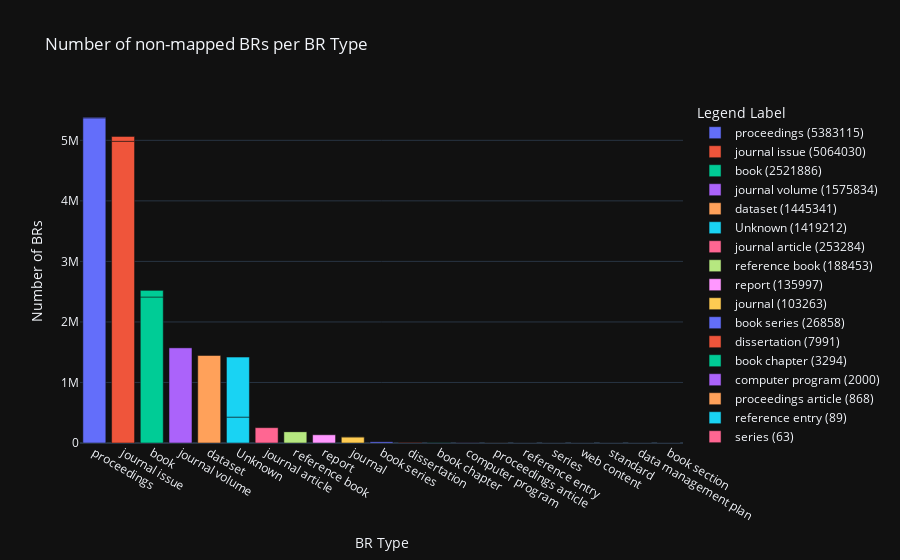

Here is the notebook cell this chart was saved with:
### Code cell
# Create a DataFrame to make it easier to work with the data
df = pd.DataFrame(analysis_results).T  # Transpose the DataFrame to have 'br types' as columns

# Add new columns for sum of 'omid_only' and 'other_pids'
df['omid_only_sum'] = df.apply(lambda row: sum(item.get('omid_only', 0) if isinstance(item, dict) else 0 for item in row), axis=1)
df['other_pids_sum'] = df.apply(lambda row: sum(item.get('other_pids', 0) if isinstance(item, dict) else 0 for item in row), axis=1)

# Reset the index to have 'br types' as a regular column
df.reset_index(inplace=True)
df.rename(columns={'index': 'BR Type'}, inplace=True)
df['BR Type'].replace('', 'Unknown', inplace=True)  # Replace empty type string with 'Unknown'

# Create a new column for the legend labels
df['Legend Label'] = df['BR Type'] + ' (' + (df['omid_only_sum'] + df['other_pids_sum']).astype(str) + ')'


# Create the bar chart
fig = px.bar(df, x='BR Type', y=['omid_only_sum', 'other_pids_sum'], color='Legend Label',
             labels={'Number of BRs': ['omid_only_sum', 'other_pids_sum']},
             title='Number of non-mapped BRs per BR Type',
             hover_name='Legend Label',
             # custom_data=df[df.columns[1:13]].fillna('0')
             )

# Customize the layout
fig.update_layout(xaxis_title='BR Type', yaxis_title='Number of BRs')



fig.show()

### Figure 1 — Plotly figure (JSON) as saved in the notebook; plotly's stock layout.template omitted (floating-point values rounded to 4 significant figures)
{"data": [{"alignmentgroup": "True", "hovertemplate": "<b>%{hovertext}</b><br><br>Legend Label=proceedings (5383115)<br>BR Type=%{x}<br>value=%{y}<extra></extra>", "hovertext": ["proceedings (5383115)", "proceedings (5383115)"], "legendgroup": "proceedings (5383115)", "marker": {"color": "#636efa", "pattern": {"shape": ""}}, "name": "proceedings (5383115)", "offsetgroup": "proceedings (5383115)", "orientation": "v", "showlegend": true, "textposition": "auto", "x": ["proceedings", "proceedings"], "xaxis": "x", "y": [5371580, 11535], "yaxis": "y", "type": "bar"}, {"alignmentgroup": "True", "hovertemplate": "<b>%{hovertext}</b><br><br>Legend Label=journal issue (5064030)<br>BR Type=%{x}<br>value=%{y}<extra></extra>", "hovertext": ["journal issue (5064030)", "journal issue (5064030)"], "legendgroup": "journal issue (5064030)", "marker": {"color": "#EF553B", "pattern": {"shape": ""}}, "name": "journal issue (5064030)", "offsetgroup": "journal issue (5064030)", "orientation": "v", "showlegend": true, "textposition": "auto", "x": ["journal issue", "journal issue"], "xaxis": "x", "y": [4983903, 80127], "yaxis": "y", "type": "bar"}, {"alignmentgroup": "True", "hovertemplate": "<b>%{hovertext}</b><br><br>Legend Label=book (2521886)<br>BR Type=%{x}<br>value=%{y}<extra></extra>", "hovertext": ["book (2521886)", "book (2521886)"], "legendgroup": "book (2521886)", "marker": {"color": "#00cc96", "pattern": {"shape": ""}}, "name": "book (2521886)", "offsetgroup": "book (2521886)", "orientation": "v", "showlegend": true, "textposition": "auto", "x": ["book", "book"], "xaxis": "x", "y": [2411651, 110235], "yaxis": "y", "type": "bar"}, {"alignmentgroup": "True", "hovertemplate": "<b>%{hovertext}</b><br><br>Legend Label=journal volume (1575834)<br>BR Type=%{x}<br>value=%{y}<extra></extra>", "hovertext": ["journal volume (1575834)", "journal volume (1575834)"], "legendgroup": "journal volume (1575834)", "marker": {"color": "#ab63fa", "pattern": {"shape": ""}}, "name": "journal volume (1575834)", "offsetgroup": "journal volume (1575834)", "orientation": "v", "showlegend": true, "textposition": "auto", "x": ["journal volume", "journal volume"], "xaxis": "x", "y": [1575739, 95], "yaxis": "y", "type": "bar"}, {"alignmentgroup": "True", "hovertemplate": "<b>%{hovertext}</b><br><br>Legend Label=dataset (1445341)<br>BR Type=%{x}<br>value=%{y}<extra></extra>", "hovertext": ["dataset (1445341)", "dataset (1445341)"], "legendgroup": "dataset (1445341)", "marker": {"color": "#FFA15A", "pattern": {"shape": ""}}, "name": "dataset (1445341)", "offsetgroup": "dataset (1445341)", "orientation": "v", "showlegend": true, "textposition": "auto", "x": ["dataset", "dataset"], "xaxis": "x", "y": [0, 1445341], "yaxis": "y", "type": "bar"}, {"alignmentgroup": "True", "hovertemplate": "<b>%{hovertext}</b><br><br>Legend Label=Unknown (1419212)<br>BR Type=%{x}<br>value=%{y}<extra></extra>", "hovertext": ["Unknown (1419212)", "Unknown (1419212)"], "legendgroup": "Unknown (1419212)", "marker": {"color": "#19d3f3", "pattern": {"shape": ""}}, "name": "Unknown (1419212)", "offsetgroup": "Unknown (1419212)", "orientation": "v", "showlegend": true, "textposition": "auto", "x": ["Unknown", "Unknown"], "xaxis": "x", "y": [428192, 991020], "yaxis": "y", "type": "bar"}, {"alignmentgroup": "True", "hovertemplate": "<b>%{hovertext}</b><br><br>Legend Label=journal article (253284)<br>BR Type=%{x}<br>value=%{y}<extra></extra>", "hovertext": ["journal article (253284)", "journal article (253284)"], "legendgroup": "journal article (253284)", "marker": {"color": "#FF6692", "pattern": {"shape": ""}}, "name": "journal article (253284)", "offsetgroup": "journal article (253284)", "orientation": "v", "showlegend": true, "textposition": "auto", "x": ["journal article", "journal article"], "xaxis": "x", "y": [0, 253284], "yaxis": "y", "type": "bar"}, {"alignmentgroup": "True", "hovertemplate": "<b>%{hovertext}</b><br><br>Legend Label=reference book (188453)<br>BR Type=%{x}<br>value=%{y}<extra></extra>", "hovertext": ["reference book (188453)", "reference book (188453)"], "legendgroup": "reference book (188453)", "marker": {"color": "#B6E880", "pattern": {"shape": ""}}, "name": "reference book (188453)", "offsetgroup": "reference book (188453)", "orientation": "v", "showlegend": true, "textposition": "auto", "x": ["reference book", "reference book"], "xaxis": "x", "y": [188427, 26], "yaxis": "y", "type": "bar"}, {"alignmentgroup": "True", "hovertemplate": "<b>%{hovertext}</b><br><br>Legend Label=report (135997)<br>BR Type=%{x}<br>value=%{y}<extra></extra>", "hovertext": ["report (135997)", "report (135997)"], "legendgroup": "report (135997)", "marker": {"color": "#FF97FF", "pattern": {"shape": ""}}, "name": "report (135997)", "offsetgroup": "report (135997)", "orientation": "v", "showlegend": true, "textposition": "auto", "x": ["report", "report"], "xaxis": "x", "y": [0, 135997], "yaxis": "y", "type": "bar"}, {"alignmentgroup": "True", "hovertemplate": "<b>%{hovertext}</b><br><br>Legend Label=journal (103263)<br>BR Type=%{x}<br>value=%{y}<extra></extra>", "hovertext": ["journal (103263)", "journal (103263)"], "legendgroup": "journal (103263)", "marker": {"color": "#FECB52", "pattern": {"shape": ""}}, "name": "journal (103263)", "offsetgroup": "journal (103263)", "orientation": "v", "showlegend": true, "textposition": "auto", "x": ["journal", "journal"], "xaxis": "x", "y": [101660, 1603], "yaxis": "y", "type": "bar"}, {"alignmentgroup": "True", "hovertemplate": "<b>%{hovertext}</b><br><br>Legend Label=book series (26858)<br>BR Type=%{x}<br>value=%{y}<extra></extra>", "hovertext": ["book series (26858)", "book series (26858)"], "legendgroup": "book series (26858)", "marker": {"color": "#636efa", "pattern": {"shape": ""}}, "name": "book series (26858)", "offsetgroup": "book series (26858)", "orientation": "v", "showlegend": true, "textposition": "auto", "x": ["book series", "book series"], "xaxis": "x", "y": [26685, 173], "yaxis": "y", "type": "bar"}, {"alignmentgroup": "True", "hovertemplate": "<b>%{hovertext}</b><br><br>Legend Label=dissertation (7991)<br>BR Type=%{x}<br>value=%{y}<extra></extra>", "hovertext": ["dissertation (7991)", "dissertation (7991)"], "legendgroup": "dissertation (7991)", "marker": {"color": "#EF553B", "pattern": {"shape": ""}}, "name": "dissertation (7991)", "offsetgroup": "dissertation (7991)", "orientation": "v", "showlegend": true, "textposition": "auto", "x": ["dissertation", "dissertation"], "xaxis": "x", "y": [0, 7991], "yaxis": "y", "type": "bar"}, {"alignmentgroup": "True", "hovertemplate": "<b>%{hovertext}</b><br><br>Legend Label=book chapter (3294)<br>BR Type=%{x}<br>value=%{y}<extra></extra>", "hovertext": ["book chapter (3294)", "book chapter (3294)"], "legendgroup": "book chapter (3294)", "marker": {"color": "#00cc96", "pattern": {"shape": ""}}, "name": "book chapter (3294)", "offsetgroup": "book chapter (3294)", "orientation": "v", "showlegend": true, "textposition": "auto", "x": ["book chapter", "book chapter"], "xaxis": "x", "y": [0, 3294], "yaxis": "y", "type": "bar"}, {"alignmentgroup": "True", "hovertemplate": "<b>%{hovertext}</b><br><br>Legend Label=computer program (2000)<br>BR Type=%{x}<br>value=%{y}<extra></extra>", "hovertext": ["computer program (2000)", "computer program (2000)"], "legendgroup": "computer program (2000)", "marker": {"color": "#ab63fa", "pattern": {"shape": ""}}, "name": "computer program (2000)", "offsetgroup": "computer program (2000)", "orientation": "v", "showlegend": true, "textposition": "auto", "x": ["computer program", "computer program"], "xaxis": "x", "y": [0, 2000], "yaxis": "y", "type": "bar"}, {"alignmentgroup": "True", "hovertemplate": "<b>%{hovertext}</b><br><br>Legend Label=proceedings article (868)<br>BR Type=%{x}<br>value=%{y}<extra></extra>", "hovertext": ["proceedings article (868)", "proceedings article (868)"], "legendgroup": "proceedings article (868)", "marker": {"color": "#FFA15A", "pattern": {"shape": ""}}, "name": "proceedings article (868)", "offsetgroup": "proceedings article (868)", "orientation": "v", "showlegend": true, "textposition": "auto", "x": ["proceedings article", "proceedings article"], "xaxis": "x", "y": [0, 868], "yaxis": "y", "type": "bar"}, {"alignmentgroup": "True", "hovertemplate": "<b>%{hovertext}</b><br><br>Legend Label=reference entry (89)<br>BR Type=%{x}<br>value=%{y}<extra></extra>", "hovertext": ["reference entry (89)", "reference entry (89)"], "legendgroup": "reference entry (89)", "marker": {"color": "#19d3f3", "pattern": {"shape": ""}}, "name": "reference entry (89)", "offsetgroup": "reference entry (89)", "orientation": "v", "showlegend": true, "textposition": "auto", "x": ["reference entry", "reference entry"], "xaxis": "x", "y": [0, 89], "yaxis": "y", "type": "bar"}, {"alignmentgroup": "True", "hovertemplate": "<b>%{hovertext}</b><br><br>Legend Label=series (63)<br>BR Type=%{x}<br>value=%{y}<extra></extra>", "hovertext": ["series (63)", "series (63)"], "legendgroup": "series (63)", "marker": {"color": "#FF6692", "pattern": {"shape": ""}}, "name": "series (63)", "offsetgroup": "series (63)", "orientation": "v", "showlegend": true, "textposition": "auto", "x": ["series", "series"], "xaxis": "x", "y": [38, 25], "yaxis": "y", "type": "bar"}, {"alignmentgroup": "True", "hovertemplate": "<b>%{hovertext}</b><br><br>Legend Label=web content (29)<br>BR Type=%{x}<br>value=%{y}<extra></extra>", "hovertext": ["web content (29)", "web content (29)"], "legendgroup": "web content (29)", "marker": {"color": "#B6E880", "pattern": {"shape": ""}}, "name": "web content (29)", "offsetgroup": "web content (29)", "orientation": "v", "showlegend": true, "textposition": "auto", "x": ["web content", "web content"], "xaxis": "x", "y": [0, 29], "yaxis": "y", "type": "bar"}, {"alignmentgroup": "True", "hovertemplate": "<b>%{hovertext}</b><br><br>Legend Label=standard (4)<br>BR Type=%{x}<br>value=%{y}<extra></extra>", "hovertext": ["standard (4)", "standard (4)"], "legendgroup": "standard (4)", "marker": {"color": "#FF97FF", "pattern": {"shape": ""}}, "name": "standard (4)", "offsetgroup": "standard (4)", "orientation": "v", "showlegend": true, "textposition": "auto", "x": ["standard", "standard"], "xaxis": "x", "y": [0, 4], "yaxis": "y", "type": "bar"}, {"alignmentgroup": "True", "hovertemplate": "<b>%{hovertext}</b><br><br>Legend Label=data management plan (4)<br>BR Type=%{x}<br>value=%{y}<extra></extra>", "hovertext": ["data management plan (4)", "data management plan (4)"], "legendgroup": "data management plan (4)", "marker": {"color": "#FECB52", "pattern": {"shape": ""}}, "name": "data management plan (4)", "offsetgroup": "data management plan (4)", "orientation": "v", "showlegend": true, "textposition": "auto", "x": ["data management plan", "data management plan"], "xaxis": "x", "y": [0, 4], "yaxis": "y", "type": "bar"}, {"alignmentgroup": "True", "hovertemplate": "<b>%{hovertext}</b><br><br>Legend Label=book section (3)<br>BR Type=%{x}<br>value=%{y}<extra></extra>", "hovertext": ["book section (3)", "book section (3)"], "legendgroup": "book section (3)", "marker": {"color": "#636efa", "pattern": {"shape": ""}}, "name": "book section (3)", "offsetgroup": "book section (3)", "orientation": "v", "showlegend": true, "textposition": "auto", "x": ["book section", "book section"], "xaxis": "x", "y": [0, 3], "yaxis": "y", "type": "bar"}], "layout": {"xaxis": {"anchor": "y", "domain": [0.0, 1.0], "title": {"text": "BR Type"}}, "yaxis": {"anchor": "x", "domain": [0.0, 1.0], "title": {"text": "Number of BRs"}}, "legend": {"title": {"text": "Legend Label"}, "tracegroupgap": 0}, "title": {"text": "Number of non-mapped BRs per BR Type"}, "barmode": "relative"}}
